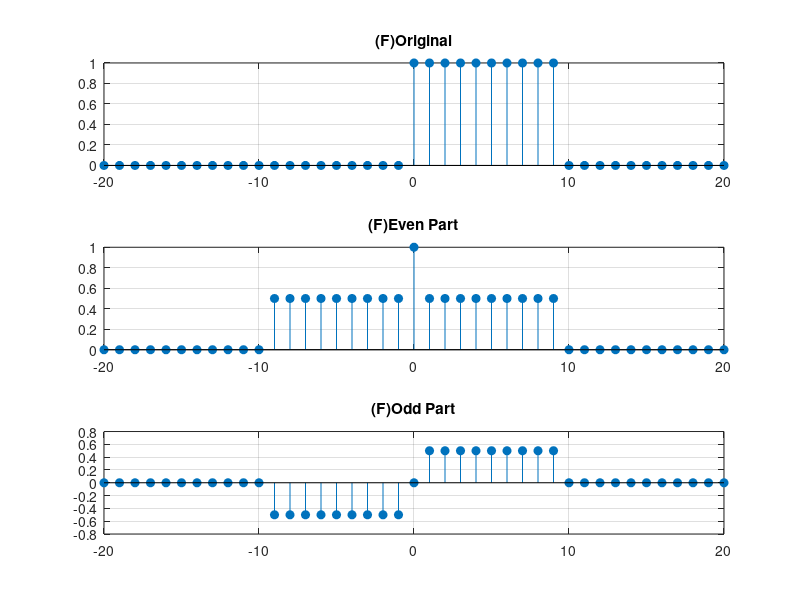

The MATLAB script that drew this image:
n = -10:10;
u = zeros(1,length(n));
for k = 1:length(n) 
if n(k) >= 0
u(k) = 1;
else
u(k) = 0;
end
end
stem(n,u,'filled'); grid on;
title('Unit Step Sequence'); xlabel('n'); ylabel('u(n)');
%% 
%Part b) 
n = -10:10;
r = zeros(1,length(n));
for k = 1:length(n) 
if n(k) >= 0
r(k) = n(k);
else
r(k) = 0;
end
end
stem(n,r,'filled'); grid on;
title('Ramp Sequence'); xlabel('n'); ylabel('r(n)');
%% 
%part c
n = -1:15;
a = 0.8;
x = zeros(1,length(n));
for k = 1:length(n) 
if n(k) >= 0
x(k) = a^n(k);
else
x(k) = 0;
end
end
stem(n,x,'filled'); grid on;
title('Exponential Sequence'); xlabel('n'); ylabel('x(n)');
%% 
%Part d(a) 
n = -5:5;
x = zeros(1,length(n));
for k = 1:length(n) 
if n(k) == -2
x(k) = 2;
elseif n(k) == 4 
x(k) = -1;
else
x(k) = 0;
end
end
stem(n,x,'filled'); 
xlabel('n'); ylabel('x(n)'); 
title('D(a)');grid on;
%% 
%d(b)
n = 0:20;
x = zeros(1,length(n));
for k = 1:length(n)
if n(k)>=0 && n(k)<10 
part1 = n(k);
else
part1 = 0;
end
if n(k)>=10 && n(k)<20
part2 = 10*exp(-0.3*(n(k)-10)); 
else
part2 = 0;
end
x(k) = part1 + part2;
end
stem(n,x,'filled'); 
xlabel('n'); ylabel('x(n)'); 
title('D(b)');
grid on;
%% 
%Part d(c) 
n = 0:50;
x = zeros(1,length(n)); 
w = zeros(1,length(n));
for k = 1:length(n) 
w(k) = randn;
x(k) = cos(0.04*pi*n(k)) + 0.2*w(k);
end 
stem(n,x,'filled');
xlabel('n'); ylabel('x(n)'); 
title('D(c)');
grid on;
%% 
n = -10:9;
x = zeros(1,length(n)); 
pattern = [5 4 3 2 1];
for k = 1:length(n) 
index = mod(n(k),5); 
if index < 0
index = index + 5;
end
x(k) = pattern(index + 1);
end
stem(n,x,'filled'); 
xlabel('n'); ylabel('x(n)'); 
title('D(d)');
grid on;
%% 
%Part e) 
n = 0:20;
x = zeros(1,length(n));
for k = 1:length(n)
x(k) = exp(1j*0.3*pi*n(k));
end
subplot(1,2,1) 
stem(n,real(x),'filled'); grid on; 
title('(E)Real Part');
subplot(1,2,2) 
stem(n,imag(x),'filled'); grid on; 
title('(E)Imaginary Part');
%% 
%Part f)
n = -20:20;
x = zeros(1,length(n)); 
for k = 1:length(n)
if n(k)>=0 && n(k)<10 
x(k)=1;
else
x(k)=0;
end
end
x_rev = fliplr(x); 
xe = zeros(size(x)); 
xo = zeros(size(x)); 
for k = 1:length(x)
xe(k) = (x(k) + x_rev(k))/2;
xo(k) = (x(k) - x_rev(k))/2;
end 
subplot(3,1,1)
stem(n,x,'filled'); title('(F)Original'); grid on; 
subplot(3,1,2)
stem(n,xe,'filled'); title('(F)Even Part'); grid on; 
subplot(3,1,3)
stem(n,xo,'filled'); title('(F)Odd Part'); grid on; 
